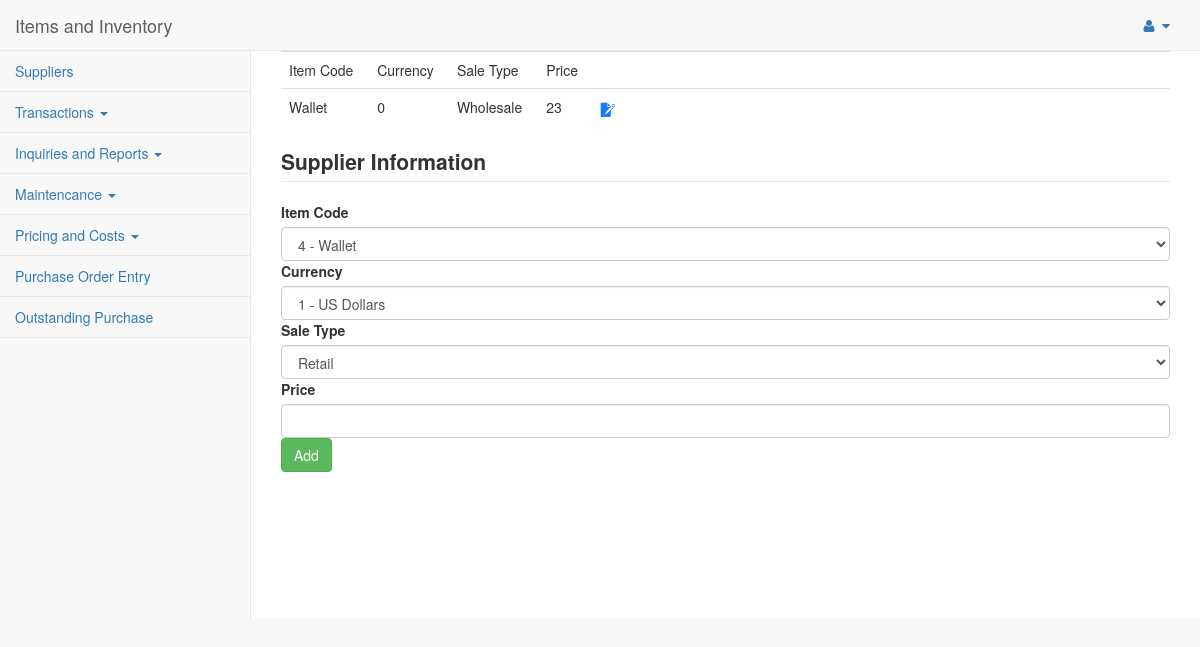
Screenshot of /pages/salepricing.php with the database file from the repository.
### tables this page shows
CREATE TABLE IF NOT EXISTS `sales_pricing` (
  `id` int(10) NOT NULL AUTO_INCREMENT,
  `item_code` varchar(20) NOT NULL,
  `currency` int(20) NOT NULL,
  `sale_type` varchar(20) NOT NULL,
  `price` int(20) NOT NULL,
  PRIMARY KEY (`id`)
);

### pages/process.php (called while the page is built, shortened)
<?php
function viewCurrencies($conn){
	$sql="SELECT * FROM opt_currency";
	$result=mysqli_query($conn, $sql);
	return $result;
}
function viewItems($conn){
	$sql="SELECT * FROM item";
	$result=mysqli_query($conn, $sql);
	return $result;
}
function viewSalesPricing($conn){
	$sql="SELECT * FROM sales_pricing";
	$result=mysqli_query($conn, $sql);
	return $result;
}
?>

### pages/salepricing.php (the view, shortened to what this page needs)
        <?php
        	include('header.php');
        	include('process.php');
        	$conn1 = connect();
        	$result = viewSalesPricing($conn1);
        	$result2 = viewItems($conn1);
        	$result3 = viewCurrencies($conn1);
        ?>
        <div id="page-wrapper">
         <div class="table-responsive">
         	<table class="table">
         		<tr>
         			<td>Item Code</td>
         			<td>Currency</td>
         			<td>Sale Type</td>
         			<td>Price</td>
         			<td></td>
         		</tr>
         		<?php
         			while($row=mysqli_fetch_assoc($result)){
         		?>
         		<tr>
         			<td><?=$row['item_code']?></td>
         			<td><?=$row['currency']?></td>
         			<td><?=$row['sale_type']?></td>
         			<td><?=$row['price']?></td>
                    <td><a href="<?php echo "salepricingedit.php?id=".$row['id']?>"><img src="../images/edit.png" width="3%"></a></td>
         		</tr>
         		<?php
     				}
         		?>
         	</table>
         </div>
         <legend><label>Supplier Information</label></legend>
         <form method="POST">
         <label>Item Code</label>
       <select class="form-control" name="item_code">
  		  		  <?php
  		  while($row=mysqli_fetch_assoc($result2)){
	  		  ?>
   		       <option value="<?=$row['name']?>"><?=$row['id']?> - <?=$row['name']?></option>
    	   <?php
	       } ?>
        </select>
    <label>Currency</label>
   		<select class="form-control" name="currency">
  		  <?php
  		  while($row=mysqli_fetch_assoc($result3)){
	  		  ?>
   		       <option value="<?=$row['id']?>"><?=$row['id']?> - <?=$row['name']?></option>
    	   <?php
	       } ?>
        </select>
         <label>Sale Type</label>
         <select class="form-control" name="sale_type">
  		  		<option value="Retail">Retail</option>
        </select>
         <label>Price</label>
         <input type="text" class="form-control" name="price">
         <input type="submit" class="btn btn-success" value="Add" name="add">
        </form>
       </div>
    </div>
<?php
 include('footer.php');
?>

### rows the page displays
sales_pricing: item_code "Wallet", currency "0", sale_type "Wholesale", price "23"

### other values shown
form field item_code "4 - Wallet"
form field currency "1 - US Dollars"
